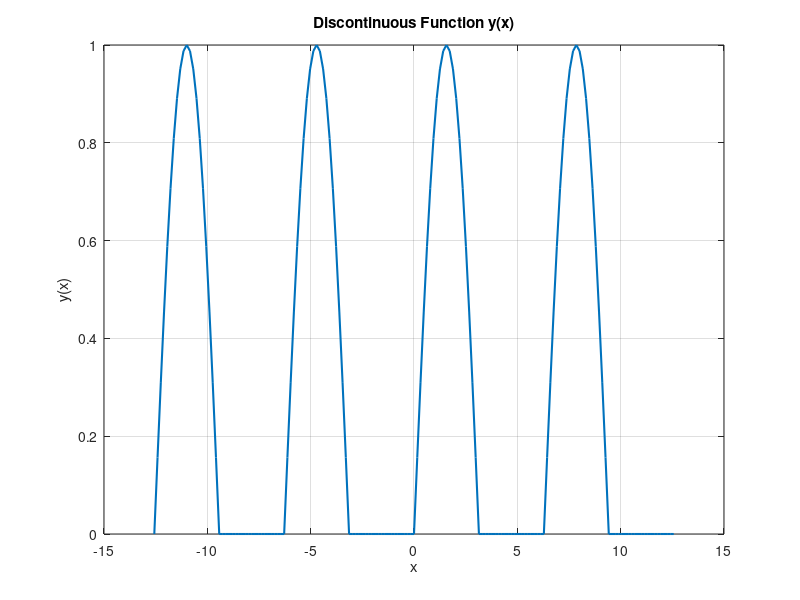

This figure's MATLAB source:
%% Task 1: Logical Indexing of a Vector
fprintf('--- Task 1: Logical Indexing ---\n');
a = [1, 4, 7, 10, 12];
disp('Vector a:');
disp(a);

elements_greater_than_5 = a(a > 5);          % keep only elements larger than 5
elements_divisible_by_2 = a(mod(a, 2) == 0); % keep only even elements
count_greater_or_equal_to_5 = sum(a >= 5);   % sum of a logical vector = count of trues

disp('Elements greater than 5:');
disp(elements_greater_than_5);
disp('Elements divisible by 2:');
disp(elements_divisible_by_2);
fprintf('Count of elements >= 5: %d\n', count_greater_or_equal_to_5);

%% Task 2: Avoiding Division by Zero with Logical Indexing
fprintf('\n--- Task 2: Sinc Function without Division by Zero ---\n');
x = -4*pi:pi/20:4*pi;
x(x == 0) = eps;    % replace exact zeros with eps so sin(x)./x stays finite
y = sin(x) ./ x;    % element-wise division

fprintf('Number of sample points: %d\n', length(x));
fprintf('Maximum value of y: %.4f\n', max(y));
fprintf('Minimum value of y: %.4f\n', min(y));

%% Task 3: Plotting a Discontinuous Function
fprintf('\n--- Task 3: Discontinuous Function ---\n');
x_func = -4*pi:pi/20:4*pi;
y_func = sin(x_func);
y_func(y_func <= 0) = 0;   % clip all negative values to zero (half-wave rectifier)

figure;
plot(x_func, y_func, 'LineWidth', 1.5);
title('Discontinuous Function y(x)');
xlabel('x');
ylabel('y(x)');
grid on;

fprintf('Number of clipped (zero) points: %d\n', sum(y_func == 0));

%% Task 4: Counting Random Numbers in Ranges
fprintf('\n--- Task 4: Counting Random Numbers ---\n');
r = rand(1, 1000);
count_less_0_3 = sum(r < 0.3);              % values below 0.3
count_greater_equal_0_5 = sum(r >= 0.5);    % values at or above 0.5

count_mid = sum(r >= 0.3 & r < 0.5);        % values in the middle band [0.3, 0.5)
% the three ranges are mutually exclusive, so their counts must total 1000
total_sum_check = (count_less_0_3 + count_mid + count_greater_equal_0_5) == length(r);

fprintf('Count of r < 0.3        : %d\n', count_less_0_3);
fprintf('Count of 0.3 <= r < 0.5 : %d\n', count_mid);
fprintf('Count of r >= 0.5       : %d\n', count_greater_equal_0_5);
fprintf('All counts add up to %d: %d (1 = true)\n', length(r), total_sum_check);
